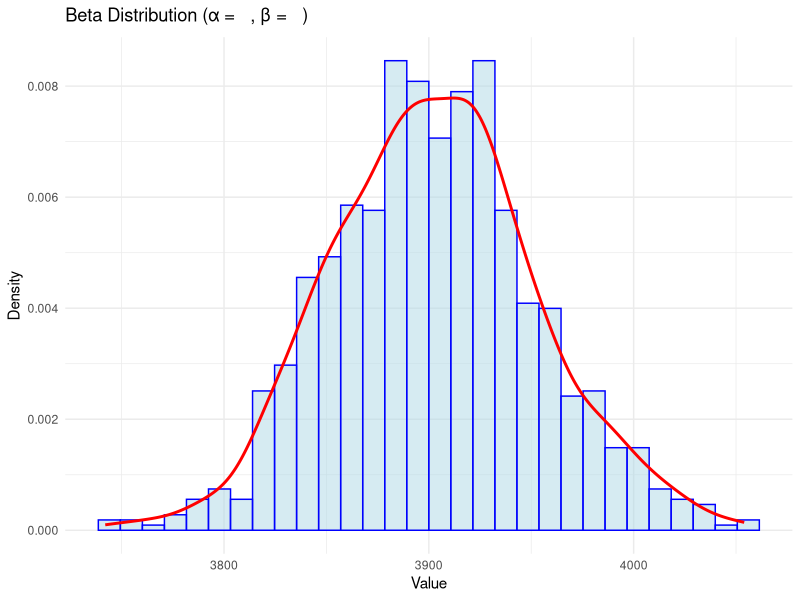

Recreate this plot in R.
library(tidyverse)

#Part 1: Basic Simulation

sim.study <- rbinom(n=1000, size=10000, prob=0.39) #Random binom sample

data <- tibble(x = sim.study)
plot <- ggplot(data=data, aes(x = x)) +
  geom_histogram(
    aes(y = after_stat(density)), 
    bins = 30, 
    fill = "lightblue", 
    color = "blue",
    alpha = 0.5  # Add some transparency
  ) +
  geom_density(color = "red", linewidth = 1) +
  labs(
    title = bquote("Beta Distribution (α = " ~ .(alpha) ~ ", β = " ~ .(beta) ~ ")"),
    x = "Value",
    y = "Density"
  ) +
  theme_minimal()

#The graph is not skewed; the middle 95 percent of the graph as a range of 200